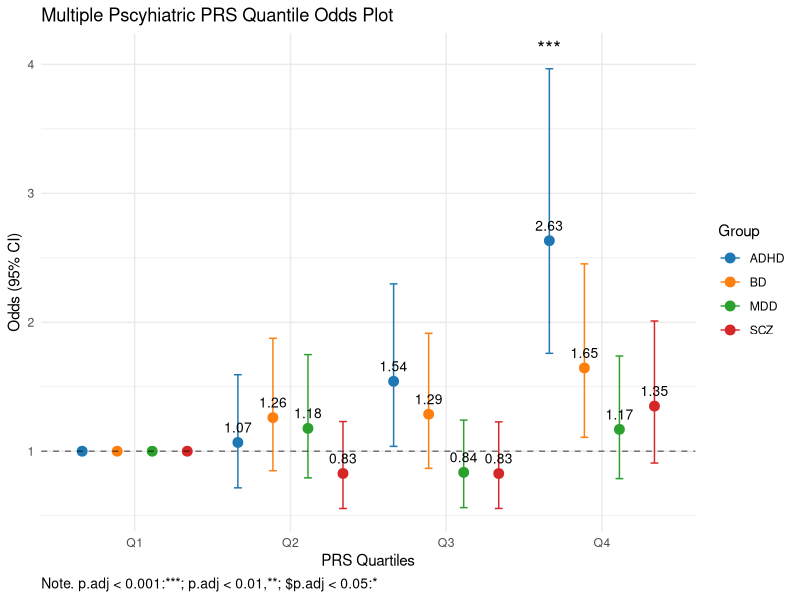

Recreate this plot in R.
# load the required packages
if (!require("dplyr", quietly = TRUE)) install.packages("dplyr")
if (!require("ggplot2", quietly = TRUE)) install.packages("dplyr")

library(dplyr)
library(ggplot2)

# Here is the stimulated data for the example
set.seed(2025)
bd_prs1 <- rnorm(400, mean = 0, sd = 1)
bd_prs2 <- rnorm(400, mean = 0.2, sd = 1)
bd_prs <- c(bd_prs1, bd_prs2)

scz_prs1 <- rnorm(400, mean = 0, sd = 1)
scz_prs2 <- rnorm(400, mean = 0.15, sd = 1)
scz_prs <- c(scz_prs1, scz_prs2)

adhd_prs1 <- rnorm(400, mean = 0, sd = 1)
adhd_prs2 <- rnorm(400, mean = 0.3, sd = 1)
adhd_prs <- c(adhd_prs1, adhd_prs2)

mdd_prs1 <- rnorm(400, mean = 0, sd = 1)
mdd_prs2 <- rnorm(400, mean = 0.11, sd = 1)
mdd_prs <- c(mdd_prs1, mdd_prs2)

#Simulate phenotypic data
ace <- c(rep("NO", 400), rep("YES", 400))
sex <- sample(c("Male", "Female"), 800, replace = TRUE)
age <- sample(19:80, 800, replace = TRUE)
smoking <- sample(c("Yes", "No"), 800, replace = TRUE)
pc1 <- rnorm(800, mean = 0.1, sd = 1)
pc2 <- rnorm(800, mean = -0.1, sd = 1)
pc3 <- rnorm(800, mean = 0.15, sd = 1)

Em <- data.frame(ADHD_PRS=adhd_prs, BD_PRS=bd_prs, MDD_PRS=mdd_prs, SCZ_PRS=scz_prs,  ACE=ace, Sex=sex, Age=age, Smoking=smoking, PC1=pc1, PC2=pc2, PC3=pc3)

Em$ACE <- factor(Em$ACE, levels = c("NO", "YES"))
Em$ADHD_PRS_4q <- as.factor(ntile(Em$ADHD_PRS, 4))
Em$BD_PRS_4q <- as.factor(ntile(Em$BD_PRS, 4))
Em$MDD_PRS_4q <- as.factor(ntile(Em$MDD_PRS, 4))
Em$SCZ_PRS_4q <- as.factor(ntile(Em$SCZ_PRS, 4))

Em[1:5,]

ADHD_m <- glm(ACE ~ ADHD_PRS_4q+Sex+Age+Smoking+PC1+PC2+PC3, data = Em, family = binomial)
BD_m <- glm(ACE ~ BD_PRS_4q+Sex+Age+Smoking+PC1+PC2+PC3, data = Em, family = binomial)
MDD_m <- glm(ACE ~ MDD_PRS_4q+Sex+Age+Smoking+PC1+PC2+PC3, data = Em, family = binomial)
SCZ_m <- glm(ACE ~ SCZ_PRS_4q+Sex+Age+Smoking+PC1+PC2+PC3, data = Em, family = binomial)

summary(ADHD_m)
summary(BD_m)
summary(MDD_m)
summary(SCZ_m)

prepare_table <- function(regression_model, dataframe_name) {
  dataframe_name <- cbind(exp(coef(regression_model)), exp(confint(regression_model)))
  dataframe_name <- as.data.frame(dataframe_name)
  dataframe_name$p <- summary(regression_model)$coefficients[, "Pr(>|z|)"]
  dataframe_name <- dataframe_name[c(2:4),]
  dataframe_name <- rbind(c(1,1,1,1), dataframe_name)
  dataframe_name$quartile <- c("Q1", "Q2", "Q3", "Q4" )
  colnames(dataframe_name) <- c('Odds','LL','UL',"p",  "quartile")
  return(dataframe_name)
}

ADHD_mt <- prepare_table(ADHD_m)
BD_mt <- prepare_table(BD_m)
MDD_mt <- prepare_table(MDD_m)
SCZ_mt <- prepare_table(SCZ_m)

ADHD_mt$Group <- "ADHD"
BD_mt$Group <- "BD"
MDD_mt$Group <- "MDD"
SCZ_mt$Group <- "SCZ"

C_mt <- rbind(ADHD_mt, BD_mt, MDD_mt, SCZ_mt)

#Mutiple testing correction with fdr
C_mt$p.adj <- p.adjust(C_mt$p, method = "fdr")
C_mt$signif <- ifelse(C_mt$p.adj < 0.001, "***",
                      ifelse(C_mt$p.adj < 0.01, "**",
                             ifelse(C_mt$p.adj < 0.05, "*", "")))
C_mt$y_pos <- C_mt$UL + 0.1 # Set y-position slightly above the error bar upper limit

#Plot the figure
CV1p <- ggplot(C_mt, aes(quartile, Odds)) +
  geom_errorbar(aes(ymin = LL, ymax = UL, color = Group), 
                position = position_dodge(0.9), width = 0.2) +
  geom_point(aes(color = Group), position = position_dodge(0.9), size = 3) +
  
  # Add odds values for Q2-Q4 only
  geom_text(aes(label = ifelse(quartile == "Q1", NA, round(Odds, 2)),group = Group), 
  position = position_dodge(0.9), 
  vjust = -1, size = 3.5, color = "black") +
  
  geom_text(aes(y = y_pos, label = signif, group = Group), 
            position = position_dodge(0.9), size = 5, vjust = 0) +
  scale_x_discrete(limits = c("Q1", "Q2", "Q3", "Q4")) +
  scale_color_manual(values = c("#1f77b4", "#ff7f0e", "#2ca02c", "#d62728")) +
  
  labs(
    title = "Multiple Pscyhiatric PRS Quantile Odds Plot",
    x = "PRS Quartiles",
    y = "Odds (95% CI)",
    caption = "Note. p.adj < 0.001:***; p.adj < 0.01,**; $p.adj < 0.05:*") + 
  geom_hline(yintercept = 1, color = 'black', linetype = 'dashed', alpha = 0.5) +
  theme_minimal() + 
  theme(plot.caption = element_text(hjust = 0, size = 10)) 

CV1p










